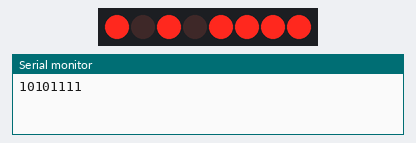
Bench run of a sketch on a simulated Arduino Uno, built with avr-gcc and run on an emulated ATmega328P. Parts: 8 shift-register outputs drawn as a row of LEDs (first output left, lit = HIGH), the last lines printed to the serial monitor. Wiring (inferred from the names in the program): shift register (74HC595): data pin 12; shift clock pin 9; latch pin 11. Wiring (inferred from the signals the program sends): row of LEDs: on Q0, Q1, Q2, Q3, Q4, Q5, Q6, Q7.

Above: at 0.5 s.
At 3.5 s:
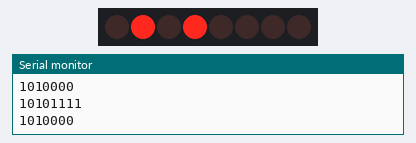
Timing chart, 0 to 4.6 s (numbered marks = the images above):
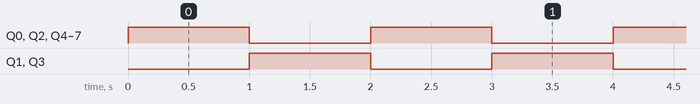

Measured:
- by itself, Q0–7: alternates HIGH for 1.0 s and LOW for 1.0 s

The sketch:

Class_46_Create_a_Binary_Bit_Flipper_with_the_74HC595.ino
```cpp
int dataPin = 12;
int clockPin = 9;
int latchPin = 11;

byte data = 0b10101111;


void setup() {
  // put your setup code here, to run once:
  Serial.begin(9600);
  pinMode(dataPin,OUTPUT);
  pinMode(clockPin,OUTPUT);
  pinMode(latchPin,OUTPUT);
}

void loop() {
  // put your main code here, to run repeatedly:
  Serial.println(data,BIN);
  digitalWrite(latchPin,LOW);
  shiftOut(dataPin,clockPin,LSBFIRST,data);
  digitalWrite(latchPin,HIGH);
  delay(1000);

  data = 0b11111111 - data;


}
```
